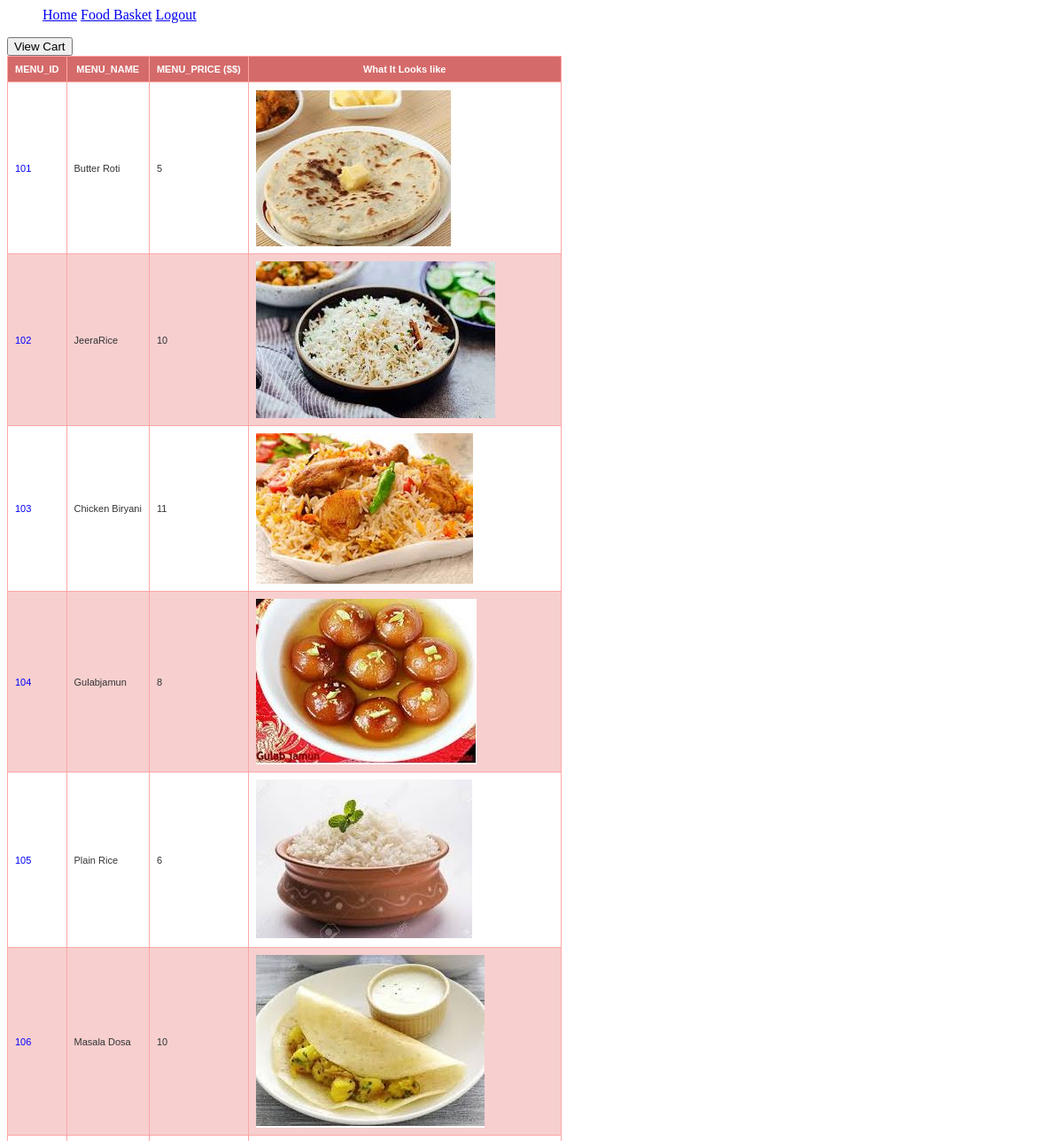
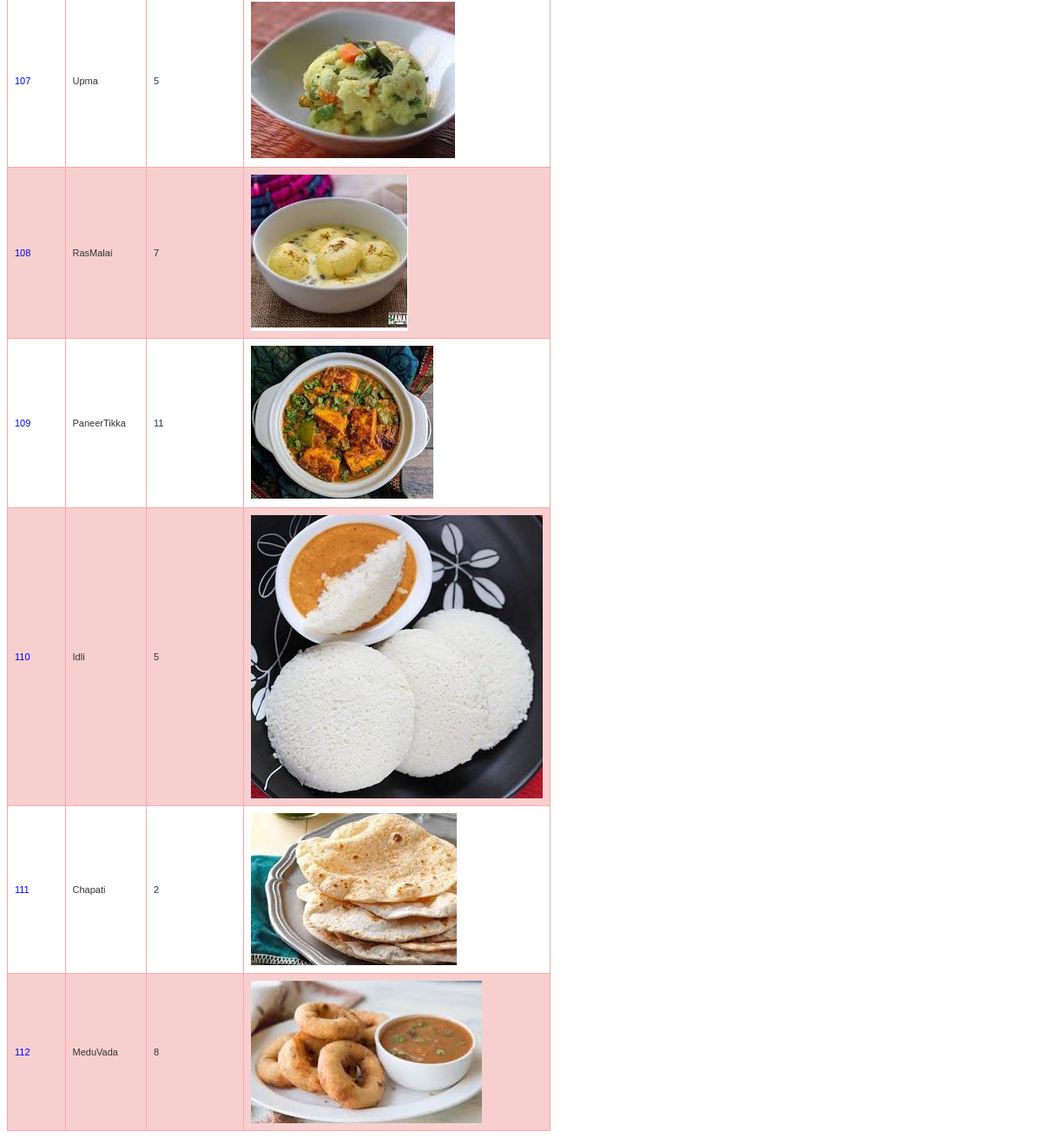
The app's page /displaymenu.php with its own data (2 pictures, top to bottom).
### tables this page shows
CREATE TABLE `menu` (
  `Menu_Name` varchar(50) NOT NULL,
  `Menu_Id` int(20) NOT NULL,
  `Menu_price` int(20) NOT NULL,
  `Image` varchar(100) DEFAULT NULL
);

### functions.php (called while the page is built, shortened)
<?php
function fetchAllMenu()
{
    global $mysqli,$db_table_prefix;
    $stmt = $mysqli->prepare("SELECT MENU_ID, MENU_NAME, MENU_PRICE, IMAGE FROM MENU ORDER BY MENU_ID");
    $stmt->execute();
    $stmt->bind_result($MENU_ID,$MENU_NAME, $MENU_PRICE, $IMAGE);
    while ($stmt->fetch()){
        $row[] = array('MENU_ID' => $MENU_ID,
            'MENU_NAME' => $MENU_NAME,
            'MENU_PRICE' => $MENU_PRICE,
            'IMAGE' => $IMAGE
        );
    }
    return ($row);
}

### displaymenu.php (the view, shortened to what this page needs)
<?php
include("left-nav.php");
?>
<!DOCTYPE html PUBLIC '-//W3C//DTD XHTML 1.0 Transitional//EN' 'http://www.w3.org/TR/xhtml1/DTD/xhtml1-transitional.dtd'>
<html xmlns='http://www.w3.org/1999/xhtml'>
<head>
</head>
<body>
<?php require_once("config.php");
  $Menu = fetchAllMenu();
  ?>
  <table class="table-style-three">
      <thead>
        <th>MENU_ID</th>
        <th>MENU_NAME</th>
        <th>MENU_PRICE ($$)</th>
        <th>What It Looks like</th>
      </thead>
      <tbody>
      <?php
      foreach($Menu as $displayRecords) { ?>
      <tr>
          <td><a href = "additem.php?MENU_ID=<?php print $displayRecords['MENU_ID']; ?>"><?php print $displayRecords['MENU_ID']; ?></a></td>
        <td><?php print $displayRecords['MENU_NAME']; ?></td>
        <td><?php print $displayRecords['MENU_PRICE']; ?></td>
        <td><IMG SRC = "<?php print $displayRecords['IMAGE']; ?>"</td>
      </tr>
      <?php } ?>
      <form name="ViewCart" method="post" action="cart.php">
          <input type="Submit" name=" View Cart" value="View Cart">
      </form>
      </tbody>
  </table>
</body>
</html>

### left-nav.php
<?php
	echo "
	<ul>
	<a href='index.php'>Home</a>
	<a href='displaymenu.php'>Food Basket</a>
	<a href='logout.php'>Logout</a>
	</ul>";
?>

### displaymenu.php (style rules this page uses)
table.table-style-three { font-family: verdana, arial, sans-serif; font-size: 11px; color: #333333; border-width: 1px; border-color: #3A3A3A; border-collapse: collapse; }
table.table-style-three th { border-width: 1px; padding: 8px; border-style: solid; border-color: #FFA6A6; background-color: #D56A6A; color: #ffffff; }
table.table-style-three a { color: blue; text-decoration: none; }
table.table-style-three tr:nth-child(even) td { background-color: #F7CFCF; }
table.table-style-three td { border-width: 1px; padding: 8px; border-style: solid; border-color: #FFA6A6; background-color: #ffffff; }

### records on screen
menu: Menu_Id "101", Menu_Name "Butter Roti", Menu_price "5", shows a picture
menu: Menu_Id "102", Menu_Name "JeeraRice", Menu_price "10", shows a picture
menu: Menu_Id "103", Menu_Name "Chicken Biryani", Menu_price "11", shows a picture
menu: Menu_Id "104", Menu_Name "Gulabjamun", Menu_price "8", shows a picture
menu: Menu_Id "105", Menu_Name "Plain Rice", Menu_price "6", shows a picture
menu: Menu_Id "106", Menu_Name "Masala Dosa", Menu_price "10", shows a picture
menu: Menu_Id "107", Menu_Name "Upma", Menu_price "5", shows a picture
menu: Menu_Id "108", Menu_Name "RasMalai", Menu_price "7", shows a picture
menu: Menu_Id "109", Menu_Name "PaneerTikka", Menu_price "11", shows a picture
menu: Menu_Id "110", Menu_Name "Idli", Menu_price "5", shows a picture
menu: Menu_Id "111", Menu_Name "Chapati", Menu_price "2", shows a picture
menu: Menu_Id "112", Menu_Name "MeduVada", Menu_price "8", shows a picture
